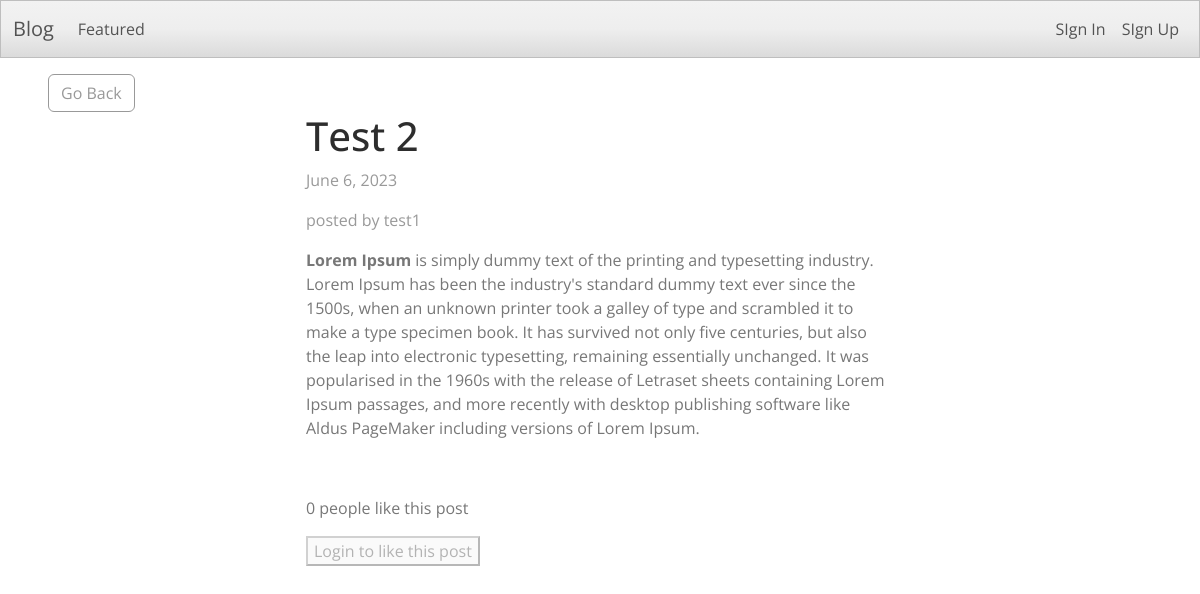
Screenshot of /3/ with the database file from the repository.
### blogapp/models.py (models this page shows)
class Article(models.Model):
    title = models.CharField(max_length=255)
    content = HTMLField()
    date = models.DateField(auto_now_add=True)
    author = models.ForeignKey(User, on_delete=models.CASCADE)
    featured = models.BooleanField(default=False)
    likes = models.ManyToManyField(User, related_name='likes', blank=True)

### blogapp/views.py (the view)
# urls.py: path('<int:pk>/', DetailArticleView.as_view(), name='detail_article'),
class DetailArticleView(DetailView):
    model = Article
    template_name = 'blogapp/blog_post.html'
    def get_context_data(self, *args, **kwargs):
        context = super(DetailArticleView, self).get_context_data(*args, **kwargs)
        context['liked_by_user'] = False
        article = Article.objects.get(id=self.kwargs.get('pk'))
        if article.likes.filter(pk=self.request.user.id).exists():
            context['liked_by_user'] = True
        return context

### blogapp/templates/blogapp/blog_post.html
{% extends 'blogapp/base.html' %}
{% block content %}
<div class="row">
    <div class="col-md-4 col-12 mx-5 mt-3">
        <a class="btn btn-outline-secondary" href="{% url 'index' %}">Go Back</a>
    </div>
</div>
<div class="row">
    <div class="col-md-6 col-12 mx-md-auto mb-3 pb-2 mx-3">
        <h1>{{ object.title }}</h1>
        <p class="text-muted">{{ object.date }}</p>
        <p class="text-muted"> posted by {{object.author.username}}</p>
        <div>
            {{ object.content|safe }}
        </div>
    </div>
</div>
<div class="row my-3">
    <div class="col-md-6 col-12 mx-md-auto mx-3">
        {% if object.likes.count == 1 %}
            <p>{{ object.likes.count }} person likes this post</p>
        {% else %}
            <p>{{ object.likes.count }} people like this post</p>
        {% endif %}
        {% if request.user.is_authenticated %}
            {% if liked_by_user %}
                <form method="POST" action="{% url 'like_article' object.id %}">
                    {% csrf_token %}
                    <button class="btn btn-outline-primary" >Unlike this post</button>
                </form>
            {% else %}
                <form method="POST" action="{% url 'like_article' object.id %}">
                    {% csrf_token %}
                    <button class="btn btn-outline-primary" >Like this post</button>
                </form>
            {% endif %}
        {% else %}
            <button class="btm btn-outline-primary" disabled>Login to like this post</button>
        {% endif %}
    </div>
</div>
{% endblock content %}

### rows the page displays
Article: title "Test 2", date "June 6, 2023", author.username "test1", content "Lorem Ipsum is simply dummy text of the printing and typesetting industry. Lorem Ipsum has been the industry's standard dummy text ever since the 1500s, when an unknown printer took a galley of type and scrambled it to make a type specimen book. It has survived not only five centuries, but also the leap into electronic typesetting, remaining essentially unchanged. It was popularised in the 1960s with the release of Letraset sheets containing Lorem Ipsum passages, and more recently with desktop publishing software like Aldus PageMaker including versions of Lorem Ipsum.", likes.count "0"
